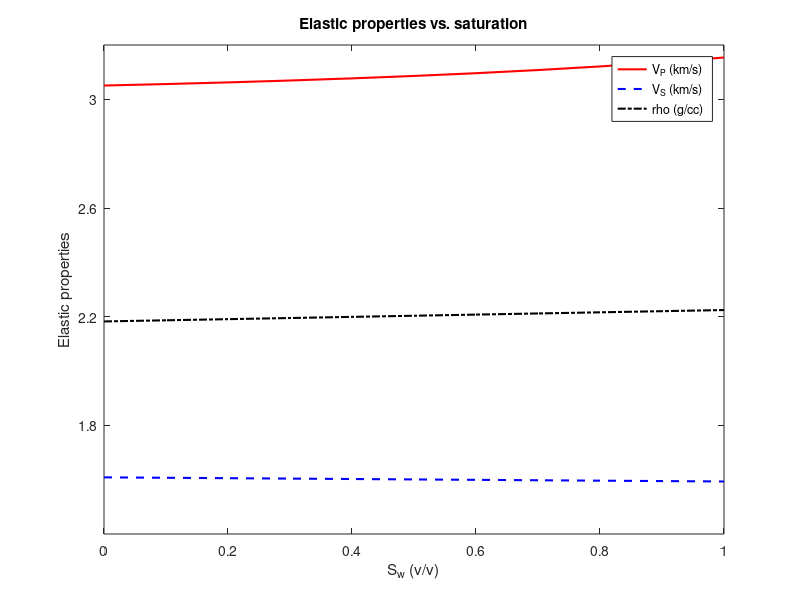
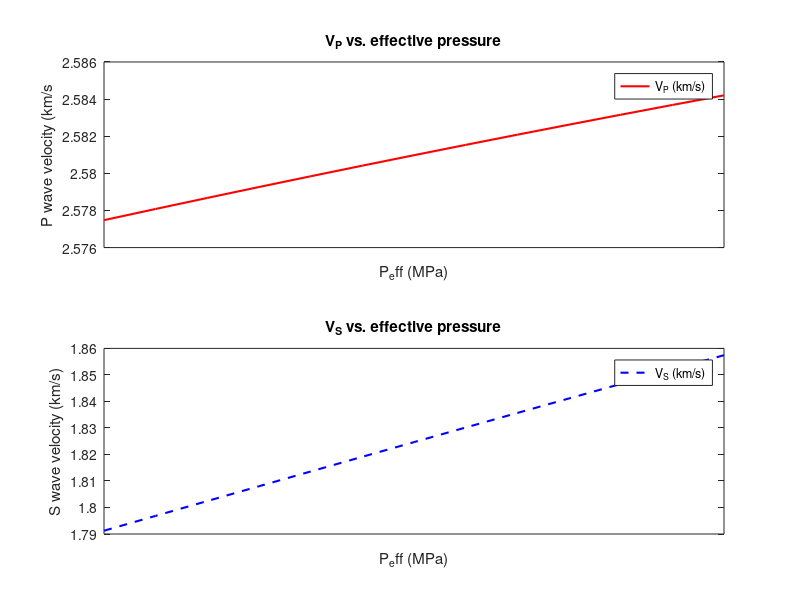

These figures' MATLAB source, in order:
close all, clear all, 
clc,
%% INPUT Parameters for FSM, these are derived from well logs (Well_16_1_13_Composite)

% load FSM_data.mat D d T P Vcl Vp1 Vs1 Rho1 Vp2 Vs2 Rho2 PhiT PhiE Sw; 

D = 1917; d = 50; Vp2 = 2.923694; Vs2 = 1.613505; Rho2 = 2.169049;
T = 78.186244; P = 26.0; PhiT = 0.264803; PhiE = 0.253118;
Vcl = 0.125913; Kcl = 21; Kqrt = 37; rh_cl = 2600; 
rh_qrt = 2650; S = 0.003; API = 35; SG = 0.6; Mu_cl = 7; Mu_qrt = 44;


% %% Function OUTPUTS Ksat, VP, VS, rh_eff after Gassmann FSM.
% [Ksat, K_Gass,K_GH,VP_GH,VP,VS,rh_eff,K_wet,K_hyd,Kd,Ks] = ahmedFSM_sw_iter(T, P, S, PhiE, Vcl, Kcl, Kqrt, API,...
%     SG, rh_cl, rh_qrt, Vs2, Rho2);

Kd = 38.18*(1-3.39*PhiE+1.95*PhiE^2); 
Vqrt = 1-Vcl;
Kv = Kqrt*Vqrt+Kcl*Vcl;
Kr = 1/((Vqrt/Kqrt)+(Vcl/Kcl));
Ks = (Kv+Kr)/2;                      
alf = 1-Kd/Ks;
% Fluid properties for 'brine fluid' starts here
r_w = 1+1*10^-6*(-80*T-3.3*T^2+0.00175*T^3+489*P-2*T*P+0.016*T^2*P-1.3*...  % water density
    10^-5*T^3*P-0.333*P^2-0.002*T*P^2);
r_b = r_w+S*(0.668+0.44*S+1*10^-6*(300*P-2400*P*S+T*(80+3*T-3300*...        % brine density
    S-13*P+47*P*S)));
r_br = r_b*1000;

w(1,1) = 1402.85;                  w(1,3) = 3.4370*10^(-3);   
w(2,1) = 4.871;                    w(2,3) = 1.7390*10^(-4);
w(3,1) = -0.04783;                 w(3,3) = -2.135*10^(-6);
w(4,1) = 1.487*10^(-4);            w(4,3) = -1.455*10^(-8);
w(5,1) = -2.197*10^(-7);           w(5,3) = 5.230*10^(-11);

w(1,2) = 1.524;                    w(1,4) = -1.197*10^(-5);
w(2,2) = -0.0111;                  w(2,4) = -1.628*10^(-6);
w(3,2) = 2.747*10^(-4);            w(3,4) = 1.2370*10^(-8);
w(4,2) = -6.503*10^(-7);           w(4,4) = 1.327*10^(-10);
w(5,2) = 7.987*10^(-10);           w(5,4) = -4.614*10^(-13);
sum=0;
for i = 1:5
    for j = 1:4
        sum = sum+w(i,j)*T^(i-1)*P^(j-1); 
    end
end
vp_w = sum;                                                                 % water velocity

vp_b = vp_w+S*(1170-9.6*T+0.055*T^2-8.5*10^-5*T^3+2.6*P-0.0029*T*...        % Brine velocity
    P-0.476*P^2)+S^1.5*(780-10*P+0.16*P^2)-1820*S^2;
Kw = vp_b^2*r_br/10^9;
% Fluid properties for 'oil fluid' starts here
r_o = 141.5/(API+131.5);                                                    % Batzle & Wang 1992 Eq. 14 
r_p = r_o+(0.00277*P-1.71*10^-7*P^3)*(r_o-1.15)^2+3.49*10^-4*P;             % Batzle & Wang 1992 Eq. 18
rh_o = (r_p/(0.972+3.81*10^-4*(T+17.78)^1.175))*10^3;                       % Batzle & Wang 1992 Eq. 19 (density in Kg/cm3)
Vp_o = 2096*(r_o/(2.6-r_o))^0.5-3.7*T+4.64*P+0.0115*(4.12*...
    (1.08*r_o^-1-1)^0.5-1)*T*P;                                             % Batzle & Wang 1992 Eq. 20a (VP based on r_o and T&P)
Vpo = 15450*(77.1+API)^-0.5-3.7*T+4.64*P+0.0115*(0.36*API^0.5-1)*T*P;       % Batzle & Wang 1992 Eq. 20b (VP based on API and T&P)
RG = 0.02123*SG*(P*exp((4.072/r_o)-0.00377*T))^1.205;                       % Batzle & Wang 1992 Eq. 21a (GOR based on r_o and T&P)
Rg = 2.03*SG*(P*exp(0.02878*API-0.00377*T))^1.205;                          % Batzle & Wang 1992 Eq. 21b (GOR based on API and T&P)
Ko = rh_o*Vpo^2*10^-9;

Sw_i = 0;
inter = 0.1;
Sw_f = 1;
Sw = Sw_i:inter:Sw_f;

for ii = 0:1
    
  So = 1-Sw;
  
Kfl = 1./((Sw./Kw)+(So./Ko));                                                  % Wood's Equation fluid modulus
rh_fl = r_br.*Sw+rh_o.*So;
rh_mat = Vcl*rh_cl+Vqrt*rh_qrt;
rh_eff = rh_mat*(1-PhiE)+PhiE.*rh_fl;
Vs2 =Vs2*1000; 
Rho2 = Rho2*1000;
mu = (Vs2^2*Rho2)/10^9;

M = ((PhiE./Kfl)+((alf-PhiE)/Ks)).^(-1);
Ksat = Kd+(alf^2).*M;                                                % Gassmann Equation for Saturated Rock Bulk Modulus
VP = sqrt((Ksat.*10^9+(4/3).*mu)./rh_eff); 
VS = sqrt(mu./rh_eff);
rh_eff = rh_eff./1000;
  
  
end

figure, plot(Sw,VP./1000,'r','displayname', 'V_P (km/s)','linewidth', 1.5); hold on; 
plot(Sw,VS./1000,'--b','displayname','V_S (km/s)','linewidth', 1.5);
plot(Sw,rh_eff,'-.k','displayname','rho (g/cc)','linewidth', 1.5);
title('Elastic properties vs. saturation');
xlabel('S_w (v/v)'); ylabel('Elastic properties'); 
xlim([0 1]); xticks([0:0.2:1]); yticks([1.4:0.4:3.2]);
legend

%% For Effective stress

Pk = 33.82; % Max pressure in MPA % Depeth = 1917 m = 6289 ft, Fracture gradient = 1.8 gr/cc = 0.78 psi/ft, Fracture Pressure = 0.780*6289 = 4905.42 psi = 33.8216 MPa
Ek = 0.1;
P_mu = 40.82; E_mu =1.8;
Mu_s = Mu_qrt.*Vqrt + Mu_cl.*Vcl;
Cphi = 0.40; 

Sw1 = 0.33;
So1 = 1-Sw1;
Kfl_p = 1/((Sw1/Kw)+(So1/Ko));  

rh_flp = r_br*Sw1+rh_o*So1;
rh_effp = rh_mat*(1-PhiE)+PhiE.*rh_flp;

VES_i = 22;
int = 0.5;
VES_f = 28;

VES = VES_i:int:VES_f;

for jj = 22:28
    
Kdry = (Ks.*(1-PhiE./Cphi))./(1+Ek.*exp(-VES./Pk)); % option 1
M_dry = (Mu_s.*(1-PhiE./Cphi))./(1+E_mu.*exp(-VES./P_mu));   

alf2 = 1-Kdry./Ks;
M = ((PhiE./Kfl_p)+((alf2-PhiE)./Ks)).^(-1);
Ksat_P = Kdry+(alf2.^2).*M;                                                % Gassmann Equation for Saturated Rock Bulk Modulus
VP = sqrt((Ksat_P.*10^9+(4/3).*M_dry)./rh_effp); 
VS = sqrt(M_dry.*10^9./rh_effp);


end


figure, subplot(211); plot(VES,VP./1000,'r','displayname', 'V_P (km/s)','linewidth', 1.5);
title('V_P vs. effective pressure');
xlabel('P_eff (MPa)'); ylabel('P wave velocity (km/s'); 
xlim([22 28]); xticks([22:2.28]);
legend

subplot(212); plot(VES,VS./1000,'--b','displayname','V_S (km/s)','linewidth', 1.5);
title('V_S vs. effective pressure');
xlabel('P_eff (MPa)'); ylabel('S wave velocity (km/s)'); 
xlim([22 28]); xticks([22:2.28]); 
legend
